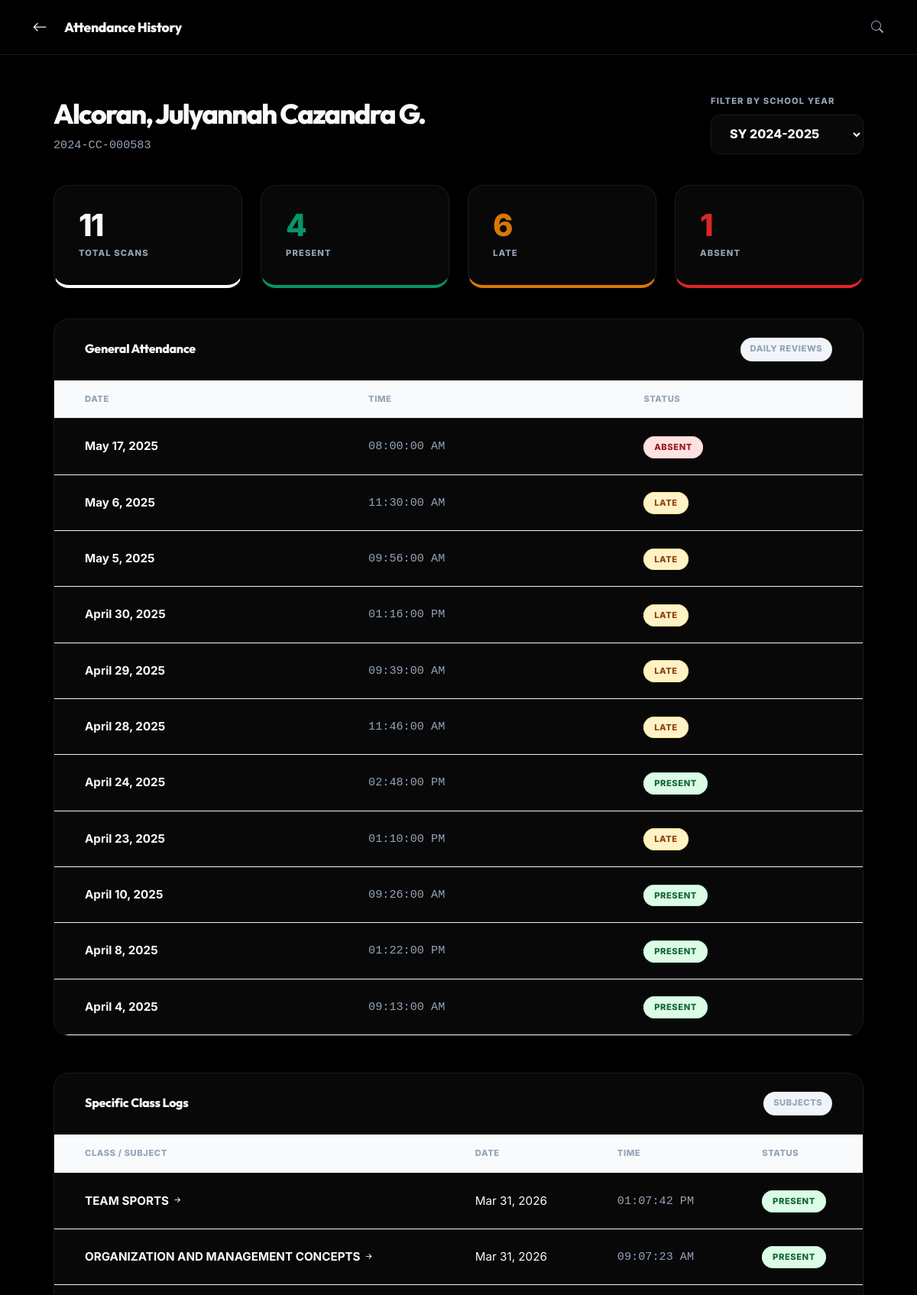
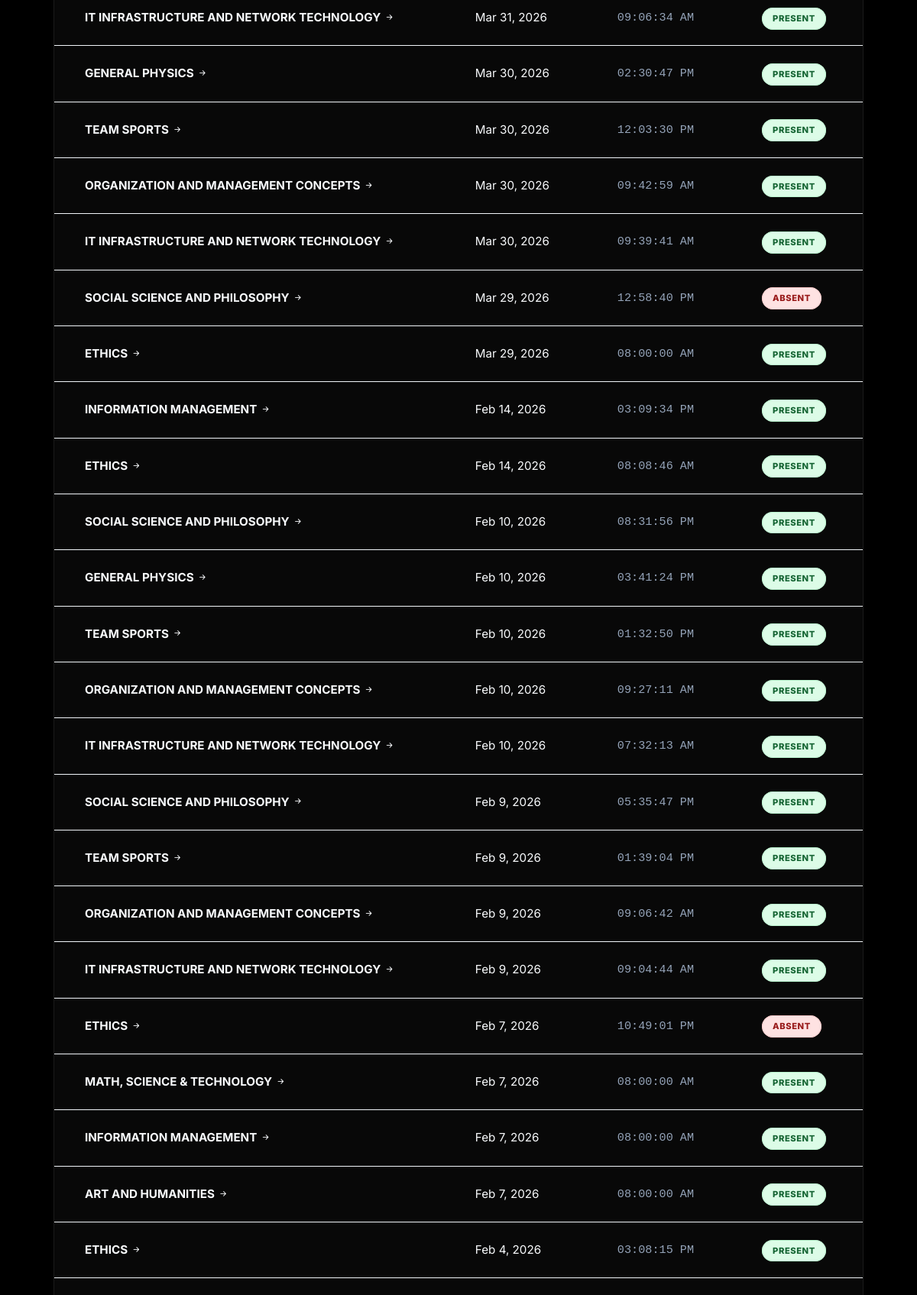
The page /student_history.php?qr_code=2024-CC-000583 (upper part) on the database its author committed (2 pictures, top to bottom).
### tables this page shows
CREATE TABLE users (
        qr_code TEXT PRIMARY KEY,
        name TEXT NOT NULL,
        created_at TIMESTAMP DEFAULT CURRENT_TIMESTAMP,
        updated_at TIMESTAMP DEFAULT CURRENT_TIMESTAMP
    , birthday DATE, email TEXT, student_type TEXT DEFAULT 'regular', first_name TEXT, last_name TEXT, middle_initial TEXT, course TEXT, place_of_birth TEXT, sex TEXT, civil_status TEXT, religion TEXT, citizenship TEXT, contact_number TEXT, section TEXT, deleted_at DATETIME DEFAULT NULL, year_level TEXT DEFAULT '1st');

CREATE TABLE settings (
        id INTEGER PRIMARY KEY AUTOINCREMENT,
        call_time TEXT NOT NULL DEFAULT '08:00',
        grace_period INTEGER NOT NULL DEFAULT 20,
        absent_after INTEGER NOT NULL DEFAULT 30,
        updated_at TIMESTAMP DEFAULT CURRENT_TIMESTAMP
    , time_in_out_enabled INTEGER NOT NULL DEFAULT 1, registration_lock INTEGER NOT NULL DEFAULT 0, billing_quota REAL NOT NULL DEFAULT 50.00, billing_mode TEXT NOT NULL DEFAULT 'fixed', am_in VARCHAR(5) DEFAULT '08:00', am_out VARCHAR(5) DEFAULT '11:00', pm_in VARCHAR(5) DEFAULT '13:00', pm_out VARCHAR(5) DEFAULT '16:00', telegram_bot_token TEXT DEFAULT '', telegram_group_id TEXT DEFAULT '', admin_telegram_id TEXT DEFAULT '', active_school_year TEXT DEFAULT 'SY 2024-2025', sy_start_date TEXT, sy_end_date TEXT);

CREATE TABLE attendance (
        id INTEGER PRIMARY KEY AUTOINCREMENT,
        qr_code TEXT NOT NULL,
        date TEXT NOT NULL,
        time TEXT NOT NULL,
        status TEXT NOT NULL CHECK(status IN ('present', 'late', 'absent')),
        recorded_at TIMESTAMP DEFAULT CURRENT_TIMESTAMP, session TEXT CHECK(session IN ('morning', 'afternoon')), time_out TIME DEFAULT NULL, deleted_at DATETIME DEFAULT NULL, school_year TEXT,
        FOREIGN KEY(qr_code) REFERENCES users(qr_code) ON DELETE CASCADE
    );

CREATE TABLE subject_attendance (
            id INTEGER PRIMARY KEY AUTOINCREMENT,
            subject_id INTEGER NOT NULL,
            qr_code TEXT NOT NULL,
            date TEXT NOT NULL,
            status TEXT NOT NULL,
            recorded_at TIMESTAMP DEFAULT CURRENT_TIMESTAMP, time TEXT,
            FOREIGN KEY(subject_id) REFERENCES subjects(id) ON DELETE CASCADE
        );

CREATE TABLE subjects (
            id INTEGER PRIMARY KEY AUTOINCREMENT,
            name TEXT NOT NULL,
            semester TEXT NOT NULL,
            created_at TIMESTAMP DEFAULT CURRENT_TIMESTAMP
        , code TEXT, room TEXT, lecturer TEXT, category TEXT DEFAULT 'subject', is_active INTEGER DEFAULT 1, school_year TEXT);

### student_history.php (the view, shortened to what this page needs)
<?php
require 'includes/db.php';
$qr_code = $_GET['qr_code'] ?? $_GET['qr'] ?? '';
$stmt = $pdo->prepare("SELECT * FROM users WHERE qr_code = ?");
$stmt->execute([$qr_code]);
$student = $stmt->fetch(PDO::FETCH_ASSOC);
$sy_stmt = $pdo->prepare("SELECT DISTINCT school_year FROM attendance WHERE qr_code = ? AND school_year IS NOT NULL ORDER BY school_year DESC");
$sy_stmt->execute([$qr_code]);
$sy_list = $sy_stmt->fetchAll(PDO::FETCH_COLUMN);
$active_sy = $_GET['sy'] ?? $pdo->query("SELECT active_school_year FROM settings LIMIT 1")->fetchColumn();
$logs = $pdo->prepare("SELECT * FROM attendance WHERE qr_code = ? AND (school_year = ? OR school_year IS NULL) ORDER BY date DESC, time DESC");
$logs->execute([$qr_code, $active_sy]);
$attendance = $logs->fetchAll(PDO::FETCH_ASSOC);
$total = count($attendance);
$present = 0; $late = 0; $absent = 0;
foreach ($attendance as $a) {
    if ($a['status'] == 'present') $present++;
    elseif ($a['status'] == 'late') $late++;
    elseif ($a['status'] == 'absent') $absent++;
}
?>
<!DOCTYPE html>
<html lang="en">
<head>
    <link href="assets/css/style.css" rel="stylesheet">
    <link rel="stylesheet" href="assets/vendor/bootstrap-icons/bootstrap-icons.css">
</head>
<body>
    <?php include 'includes/navbar.php'; ?>
    <main class="container" style="padding-top: 3rem;">
        <div style="display: flex; justify-content: space-between; align-items: flex-end; margin-bottom: 2.5rem; flex-wrap: wrap; gap: 1.5rem;">
            <div>
                <h1 style="margin:0; font-weight: 800; letter-spacing: -0.05em;"><?= htmlspecialchars($student['name']) ?></h1>
                <p style="color: var(--text-muted); font-size: 0.95rem; font-weight: 500; font-family: monospace;"><?= $student['qr_code'] ?></p>
            </div>
            <div style="min-width: 200px;">
                <label style="font-size: 0.7rem; font-weight: 800; color: var(--text-muted); text-transform: uppercase; letter-spacing: 0.1em; margin-bottom: 8px; display: block;">Filter by School Year</label>
                <select onchange="window.location.href='?qr_code=<?= $qr_code ?>&sy='+this.value" class="form-control" style="font-weight: 800; border-radius: 12px; background: var(--bg-card); cursor: pointer;">
                    <?php if (empty($sy_list)): ?>
                        <option value="<?= htmlspecialchars($active_sy) ?>"><?= htmlspecialchars($active_sy) ?></option>
                    <?php else: ?>
                        <?php foreach ($sy_list as $sy): ?>
                            <option value="<?= htmlspecialchars($sy) ?>" <?= $active_sy == $sy ? 'selected' : '' ?>><?= htmlspecialchars($sy) ?></option>
                        <?php endforeach; ?>
                    <?php endif; ?>
                </select>
            </div>
        </div>
        <div class="stat-grid animate-fade-up">
            <div class="stat-card" style="border-bottom: 4px solid var(--primary);">
                <div class="stat-val"><?= $total ?></div>
                <div class="stat-lbl">Total Scans</div>
            </div>
            <div class="stat-card" style="border-bottom: 4px solid var(--success);">
                <div class="stat-val" style="color: var(--success);"><?= $present ?></div>
                <div class="stat-lbl">Present</div>
            </div>
            <div class="stat-card" style="border-bottom: 4px solid var(--warning);">
                <div class="stat-val" style="color: var(--warning);"><?= $late ?></div>
                <div class="stat-lbl">Late</div>
            </div>
            <div class="stat-card" style="border-bottom: 4px solid var(--danger);">
                <div class="stat-val" style="color: var(--danger);"><?= $absent ?></div>
                <div class="stat-lbl">Absent</div>
            </div>
        </div>
        <div class="card animate-fade-up" style="border-radius: 20px;">
            <div class="card-header">
                <h4>General Attendance</h4>
                <span class="badge" style="background:#f1f5f9; color:var(--text-muted);">DAILY REVIEWS</span>
            </div>
            <div class="table-wrapper" style="overflow-x: auto;">
                <table>
                    <thead>
                        <tr>
                            <th>Date</th>
                            <th>Time</th>
                            <th>Status</th>
                        </tr>
                    </thead>
                    <tbody>
                        <?php if (empty($attendance)): ?>
                            <tr><td colspan="3" style="padding: 4rem; text-align: center; color: var(--text-muted); font-size: 0.9rem;">No daily records found.</td></tr>
                        <?php else: ?>
                            <?php foreach ($attendance as $row): ?>
                            <tr>
                                <td style="font-weight: 700; color: var(--text-main);"><?= date('F j, Y', strtotime($row['date'])) ?></td>
                                <td style="color: var(--text-muted); font-family: monospace;"><?= date('h:i:s A', strtotime($row['time'])) ?></td>
                                <td><span class="badge <?= $row['status'] ?>"><?= ucfirst($row['status']) ?></span></td>
                            </tr>
                            <?php endforeach; ?>
                        <?php endif; ?>
                    </tbody>
                </table>
            </div>
        </div>
        <div class="card animate-fade-up" style="margin-top: 3rem; margin-bottom: 4rem; border-radius: 20px;">
            <div class="card-header">
                <h4>Specific Class Logs</h4>
                <span class="badge" style="background:#f1f5f9; color:var(--text-muted);">SUBJECTS</span>
            </div>
            <?php
            $stmtSub = $pdo->prepare("
                SELECT sa.*, s.name as subject_name, s.id as subject_id
                FROM subject_attendance sa
                JOIN subjects s ON sa.subject_id = s.id
                WHERE sa.qr_code = ?
                ORDER BY sa.date DESC, sa.time DESC
            ");
            $stmtSub->execute([$qr_code]);
            $subAttendance = $stmtSub->fetchAll(PDO::FETCH_ASSOC);
            ?>
            <div class="table-wrapper" style="overflow-x: auto;">
                <table>
                    <thead>
                        <tr>
                            <th>Class / Subject</th>
                            <th>Date</th>
                            <th>Time</th>
                            <th>Status</th>
                        </tr>
                    </thead>
                    <tbody>
                        <?php if (empty($subAttendance)): ?>
                            <tr><td colspan="4" style="padding: 4rem; text-align: center; color: var(--text-muted); font-size: 0.9rem;">No subject-specific records found.</td></tr>
                        <?php else: ?>
                            <?php foreach ($subAttendance as $row): ?>
                            <tr>
                                <td style="font-weight: 700;">
                                    <a href="view_subject_attendance.php?id=<?= $row['subject_id'] ?>" style="color: var(--primary);">
                                        <?= htmlspecialchars($row['subject_name']) ?> <i class="bi bi-arrow-right-short"></i>
                                    </a>
                                </td>
                                <td><?= date('M j, Y', strtotime($row['date'])) ?></td>
                                <td style="color: var(--text-muted); font-family: monospace;"><?= date('h:i:s A', strtotime($row['time'])) ?></td>
                                <td><span class="badge <?= $row['status'] ?>"><?= ucfirst($row['status']) ?></span></td>
                            </tr>
                            <?php endforeach; ?>
                        <?php endif; ?>
                    </tbody>
                </table>
            </div>
        </div>
    </main>
</body>
</html>

### assets/css/style.css (style rules this page uses)
:root { --bg-main: #fcfcfc; --bg-card: #ffffff; --primary: #1e293b; --primary-hover: #334155; --accent: #3b82f6; --success: #059669; --warning: #d97706; --danger: #dc2626; --text-main: #0f172a; --text-muted: #64748b; --border: #e2e8f0; --bg-hover: #f8fafc; --shadow-sm: none; --shadow-md: none; --shadow-lg: none; --radius-lg: 20px; --radius-md: 12px; --radius-sm: 8px; --header-height: 72px; --glass-bg: rgba(255, 255, 255, 0.85); --glass-border: rgba(255, 255, 255, 0.4); --glass-shadow: 0 8px 32px 0 rgba(15, 23, 42, 0.08); --ease-out-expo: cubic-bezier(0.19, 1, 0.22, 1); }
html.dark { --bg-main: #000000; --bg-card: #080808; --primary: #f8fafc; --primary-hover: #e2e8f0; --accent: #3b82f6; --text-main: #f8fafc; --text-muted: #94a3b8; --border: #1a1a1a; --bg-hover: #121212; --glass-bg: rgba(0, 0, 0, 0.8); --glass-border: rgba(255, 255, 255, 0.05); --glass-shadow: 0 8px 32px 0 rgba(0, 0, 0, 0.4); }
table { width: 100%; border-collapse: separate; border-spacing: 0; }
th { text-align: left; padding: 1.25rem 1.5rem; background: var(--bg-card); color: var(--text-muted); font-size: 0.75rem; text-transform: uppercase; letter-spacing: 0.05em; font-weight: 600; border-bottom: 2px solid var(--border); }
td { padding: 1.25rem 1.5rem; border-bottom: 1px solid var(--border); vertical-align: middle; }
* { box-sizing: border-box; margin: 0; padding: 0; -webkit-tap-highlight-color: transparent; }
body { font-family: 'Inter', sans-serif; background-color: var(--bg-main); color: var(--text-main); min-height: 100vh; overflow-x: hidden; line-height: 1.6; padding-bottom: 120px; }
h1, h2, h3, h4, h5, h6 { font-family: 'Outfit', sans-serif; color: var(--text-main); margin-bottom: 0.5rem; letter-spacing: -0.02em; font-weight: 600; }
h1 { font-size: 2.25rem; font-weight: 700; }
a { text-decoration: none; color: inherit; transition: all 0.3s var(--ease-out-expo); }
.container { max-width: 1100px; margin: 0 auto; padding: 0 20px; }
.card { background: var(--bg-card); border: 1px solid var(--border); border-radius: var(--radius-lg); overflow: hidden; }
.badge { padding: 0.4rem 0.8rem; border-radius: 50px; font-size: 0.7rem; font-weight: 800; text-transform: uppercase; letter-spacing: 0.05em; }
.badge.present { background: #dcfce7; color: #166534; border: 1px solid #bbf7d0; }
.badge.late { background: #fef3c7; color: #92400e; border: 1px solid #fde68a; }
.badge.absent { background: #fee2e2; color: #991b1b; border: 1px solid #fecaca; }
.form-control { width: 100%; padding: 0.875rem 1.25rem; border: 1px solid var(--border); border-radius: var(--radius-md); font-family: inherit; font-size: 1rem; background: var(--bg-main); color: var(--text-main); transition: all 0.3s var(--ease-out-expo); }
.animate-fade-up { animation: fadeIn 0.6s var(--ease-out-expo) forwards; }

### student_history.php (style rules this page uses)
.stat-grid { display: grid; grid-template-columns: repeat(auto-fit, minmax(180px, 1fr)); gap: 1.5rem; margin-bottom: 2.5rem; }
.stat-card { background: var(--bg-card); border: 1px solid var(--border); border-radius: var(--radius-lg); padding: 2rem; text-align: left; position: relative; overflow: hidden; transition: all 0.3s var(--ease-out-expo); }
.stat-val { font-size: 2.5rem; font-weight: 800; letter-spacing: -0.05em; color: var(--text-main); line-height: 1; margin-bottom: 0.5rem; }
.stat-lbl { font-size: 0.7rem; font-weight: 800; color: var(--text-muted); text-transform: uppercase; letter-spacing: 0.1em; }
.card-header { padding: 1.5rem 2.5rem; border-bottom: 1px solid var(--border); display: flex; justify-content: space-between; align-items: center; }
.card-header h4 { margin: 0; letter-spacing: -0.02em; font-weight: 800; }
table { width: 100%; border-collapse: collapse; }
th { padding: 1rem 2.5rem; background: #f8fafc; font-size: 0.7rem; color: var(--text-muted); text-transform: uppercase; letter-spacing: 0.05em; font-weight: 800; border-bottom: 1px solid var(--border); }
td { padding: 1.5rem 2.5rem; border-bottom: 1px solid #f1f5f9; font-size: 0.95rem; }

### rows shown on the page
users: name "Alcoran, Julyannah Cazandra G.", qr_code "2024-CC-000583"
settings: active_school_year "SY 2024-2025"
attendance: date "May 17, 2025", time "08:00:00 AM", status "ABSENT"
attendance: date "May 6, 2025", time "11:30:00 AM", status "LATE"
attendance: date "May 5, 2025", time "09:56:00 AM", status "LATE"
attendance: date "April 30, 2025", time "01:16:00 PM", status "LATE"
attendance: date "April 29, 2025", time "09:39:00 AM", status "LATE"
attendance: date "April 28, 2025", time "11:46:00 AM", status "LATE"
attendance: date "April 24, 2025", time "02:48:00 PM", status "PRESENT"
attendance: date "April 23, 2025", time "01:10:00 PM", status "LATE"
attendance: date "April 10, 2025", time "09:26:00 AM", status "PRESENT"
attendance: date "April 8, 2025", time "01:22:00 PM", status "PRESENT"
attendance: date "April 4, 2025", time "09:13:00 AM", status "PRESENT"
subject_attendance: subject.name "TEAM SPORTS", date "Mar 31, 2026", time "01:07:42 PM", status "PRESENT"
subject_attendance: subject.name "ORGANIZATION AND MANAGEMENT CONCEPTS", date "Mar 31, 2026", time "09:07:23 AM", status "PRESENT"
subject_attendance: subject.name "IT INFRASTRUCTURE AND NETWORK TECHNOLOGY", date "Mar 31, 2026", time "09:06:34 AM", status "PRESENT"
subject_attendance: subject.name "GENERAL PHYSICS", date "Mar 30, 2026", time "02:30:47 PM", status "PRESENT"
subject_attendance: subject.name "TEAM SPORTS", date "Mar 30, 2026", time "12:03:30 PM", status "PRESENT"
subject_attendance: subject.name "ORGANIZATION AND MANAGEMENT CONCEPTS", date "Mar 30, 2026", time "09:42:59 AM", status "PRESENT"
subject_attendance: subject.name "IT INFRASTRUCTURE AND NETWORK TECHNOLOGY", date "Mar 30, 2026", time "09:39:41 AM", status "PRESENT"
subject_attendance: subject.name "SOCIAL SCIENCE AND PHILOSOPHY", date "Mar 29, 2026", time "12:58:40 PM", status "ABSENT"
subject_attendance: subject.name "ETHICS", date "Mar 29, 2026", time "08:00:00 AM", status "PRESENT"
subject_attendance: subject.name "INFORMATION MANAGEMENT", date "Feb 14, 2026", time "03:09:34 PM", status "PRESENT"
subject_attendance: subject.name "ETHICS", date "Feb 14, 2026", time "08:08:46 AM", status "PRESENT"
subject_attendance: subject.name "SOCIAL SCIENCE AND PHILOSOPHY", date "Feb 10, 2026", time "08:31:56 PM", status "PRESENT"
subject_attendance: subject.name "GENERAL PHYSICS", date "Feb 10, 2026", time "03:41:24 PM", status "PRESENT"
subject_attendance: subject.name "TEAM SPORTS", date "Feb 10, 2026", time "01:32:50 PM", status "PRESENT"
subject_attendance: subject.name "ORGANIZATION AND MANAGEMENT CONCEPTS", date "Feb 10, 2026", time "09:27:11 AM", status "PRESENT"
subject_attendance: subject.name "IT INFRASTRUCTURE AND NETWORK TECHNOLOGY", date "Feb 10, 2026", time "07:32:13 AM", status "PRESENT"
subject_attendance: subject.name "SOCIAL SCIENCE AND PHILOSOPHY", date "Feb 9, 2026", time "05:35:47 PM", status "PRESENT"
subject_attendance: subject.name "TEAM SPORTS", date "Feb 9, 2026", time "01:39:04 PM", status "PRESENT"
subject_attendance: subject.name "ORGANIZATION AND MANAGEMENT CONCEPTS", date "Feb 9, 2026", time "09:06:42 AM", status "PRESENT"
subject_attendance: subject.name "IT INFRASTRUCTURE AND NETWORK TECHNOLOGY", date "Feb 9, 2026", time "09:04:44 AM", status "PRESENT"
subject_attendance: subject.name "ETHICS", date "Feb 7, 2026", time "10:49:01 PM", status "ABSENT"
subject_attendance: subject.name "MATH, SCIENCE & TECHNOLOGY", date "Feb 7, 2026", time "08:00:00 AM", status "PRESENT"
subject_attendance: subject.name "INFORMATION MANAGEMENT", date "Feb 7, 2026", time "08:00:00 AM", status "PRESENT"
subject_attendance: subject.name "ART AND HUMANITIES", date "Feb 7, 2026", time "08:00:00 AM", status "PRESENT"
subject_attendance: subject.name "ETHICS", date "Feb 4, 2026", time "03:08:15 PM", status "PRESENT"

### other values the page prints
$title "Attendance History"
$total "11"
$present "4"
$late "6"
$absent "1"
